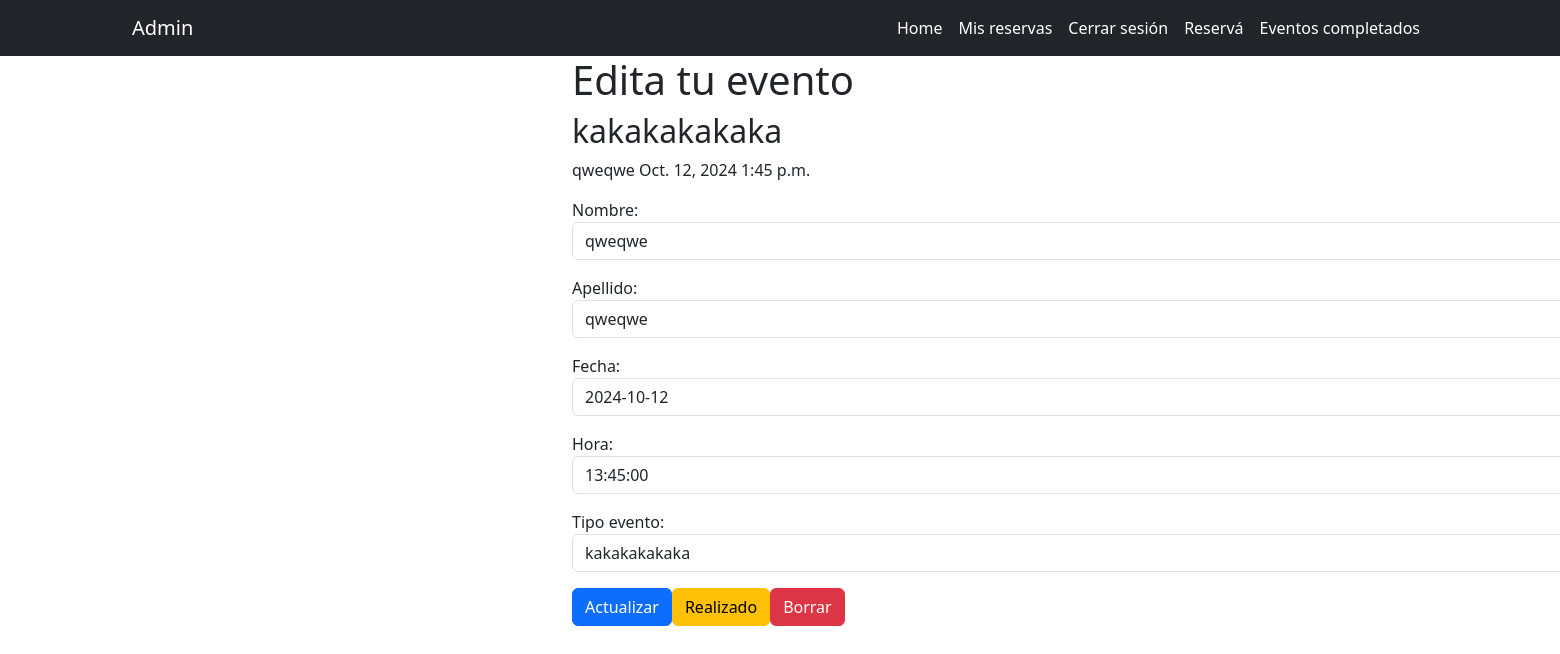
Page /reserva/18/ (signed in) on the committed database.
### appturnos/models.py (models this page shows, shortened)
class Reserva(models.Model):
    nombre = models.CharField(max_length=100)
    apellido = models.CharField(max_length=100)
    fecha = models.DateField()
    hora = models.TimeField()
    tipo_evento = models.CharField(max_length=200, null=True)
    creado = models.DateTimeField(auto_now=True)
    user = models.ForeignKey(User, on_delete=models.CASCADE, null=True)
    realizado = models.DateTimeField(null=True,blank=True)

### appturnos/views.py (the view, shortened to what this page needs)
# urls.py: path('reserva/<int:res_id>/', views.eventos_detalles, name='detalles'),
@login_required
def eventos_detalles(request, res_id):
    if request.method == 'GET':
        reserva =  get_object_or_404(Reserva, pk=res_id, user = request.user)
        form = FormReserva(instance=reserva)
        return render(request, 'detalles_eventos.html',{
            'reserva': reserva,
            'form' : form
        })

### appturnos/forms.py
class FormReserva(forms.ModelForm):
    class Meta:
        model = Reserva
        fields = ["nombre", "apellido", "fecha", "hora", "tipo_evento"]
        widgets = {
            "nombre": forms.TextInput(attrs={'class': 'form-control'}),
            "apellido": forms.TextInput(attrs={'class': 'form-control'}),
            "fecha": forms.DateInput(attrs={'class': 'form-control'}),
            "hora": forms.TimeInput(attrs={'class': 'form-control'}),
            "tipo_evento": forms.TextInput(attrs={'class': 'form-control'}),
                }

### appturnos/templates/detalles_eventos.html (shortened to what this page needs)
{% extends "base.html" %}
{% block content %}
<main class="container">
    <div class="row">
        <div class="col-md4 offset-4">
            <h1>Edita tu evento</h1>
<h2>{{reserva.tipo_evento}}</h2>
<p>{{reserva.apellido}} {{reserva.fecha}} {{reserva.hora}} </p>
<form method= 'POST'>
    {{form.as_p}}
<div class="d-flex">
    <button class="btn btn-primary">
        Actualizar
    </button>
    </form>
    <form action="{% url 'realizado' res_id=reserva.id %}" method='POST'>
        <button class="btn btn-warning">
            Realizado
        </button>
    </form>
    <form action="{% url 'borrar' res_id=reserva.id %}" method='POST'>
        <button class="btn btn-danger">
            Borrar
        </button>
</div>
        </div>
</main>
{% endblock  %}

### rows in the picture
Reserva: tipo_evento "kakakakakaka", apellido "qweqwe", fecha "Oct. 12, 2024", hora "1:45 p.m.", nombre "qweqwe", fecha "2024-10-12", hora "13:45:00"
